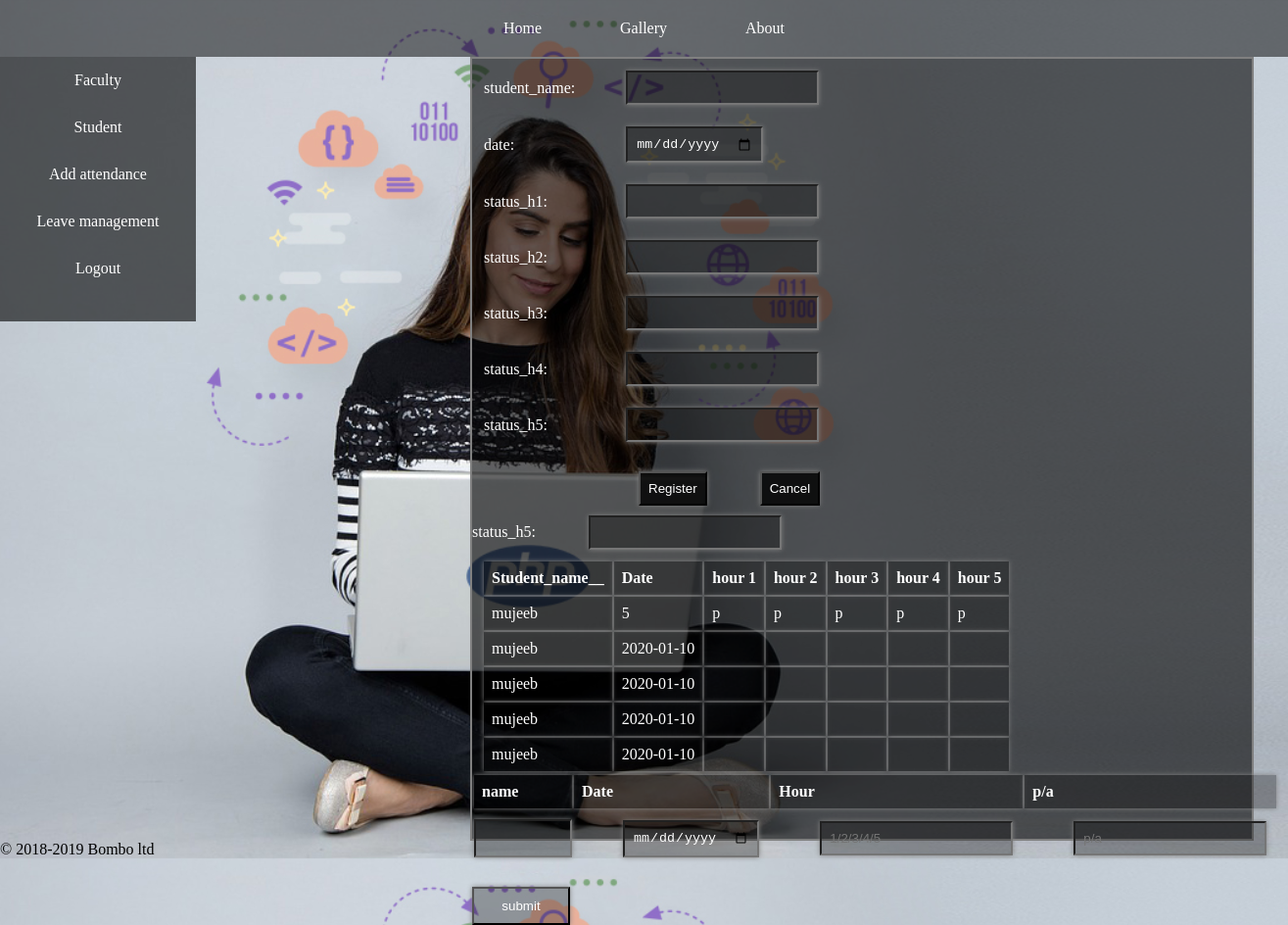
Screenshot of /Addattendance with the database file from the repository.
### loginapp/models.py (models this page shows)
class attendances(models.Model):
    student_name=models.CharField(max_length=200)
    Date=models.CharField(max_length=200)
    status_h1=models.CharField(max_length=200)
    status_h2=models.CharField(max_length=200)
    status_h3=models.CharField(max_length=200)
    status_h4=models.CharField(max_length=200)
    status_h5=models.CharField(max_length=200)

### loginapp/views.py (the view)
# urls.py: path('Addattendance',views.Addattendance,name="Addattendance"),
def Addattendance(request):
    queryset = attendances.objects.all()
    return render(request,'Addattendance.html',{'authors':queryset})

### loginapp/templates/Addattendance.html (shortened to what this page needs)
<!doctype html>
<html>
	<head>
		{% load static %}
		<link rel="stylesheet"  href="{% static 'css/style1.css'%}">
	</head>
	<body class="menu">
		<div class="navbar">
			<ul>
				<li><a href=#>Home</a></li>
				<li><a href="#">Gallery</a></li>
				<li><a href="#">About</a></li>
			</ul>
		</div>
			<div class="side">
				<ul>
					<li><a href="#">Faculty</a>
					</li>
					<li><a href="#">Student</a>
					</li>
					<li><a href=#>Add attendance</a></li>
					<li><a href=#>Leave management</a></li>
					<li><a href="{%url 'logout'%}">Logout</a><li>
				</ul>
			</div>
			<div class="freg">
				<form action="{% url 'Attendancesubmit'%}" method="POST">
				<table class="t">
						<tr><td>student_name: </td><td><input type="text" placeholder="" class="frm" name="student_name"></td></tr>
						<tr><td>date: </td><td><input type="date" placeholder="" class="frm" name="date"></td></tr>
						<tr><td>status_h1: </td><td><input type="text" placeholder="" class="frm" name="status_h1"></td></tr>
                        <tr><td>status_h2: </td><td><input type="text" class="frm" name="status_h2"></td></tr>
						<tr><td>status_h3: </td><td><input type="text" class="frm" placeholder="" name="status_h3"></td></tr>
						<tr><td>status_h4: </td><td><input type="text" placeholder="" class="frm" name="status_h4"></td></tr>
                        <tr><td>status_h5: </td><td><input type="text" class="frm" placeholder="" name="status_h5"></td></tr>
				</table>
						<br><input type="submit" class="but1" value="Register"></input>
						<input type="submit" class="but2" value="Cancel"></input>
						<br><tr><td>status_h5: </td><td><input type="text" class="frm" placeholder="" name="status_h5"></td></tr>
				</form>
				<div class="">
					<form action="{% url 'submit'%}" method="POST">
					{%if authors%}
					<table class="t">
					<th class="frm">Student_name__ </th>
					<th class="frm">Date</th>
					<th class="frm">hour 1</th>
					<th class="frm">hour 2</th>
					<th class="frm">hour 3</th>
					<th class="frm">hour 4</th>
					<th class="frm">hour 5</th>
					{%for i in authors%}
						<tr>
						<td class="frm">{{i.student_name}}</td>
						<td class="frm">{{i.Date}}</td>
						<td class="frm">{{i.status_h1}}</td>
						<td class="frm">{{i.status_h2}}</td>
						<td class="frm">{{i.status_h3}}</td>
						<td class="frm">{{i.status_h4}}</td>
						<td class="frm">{{i.status_h4}}</td>
					</tr>
					{%endfor %}
					{%endif %}
				</table>
					</form>
					<form action="{% url 'attsub'%}" method="POST">
						<table>
							<th class="frm">name</th>
							<th class="frm">Date</th>
							<th class="frm">Hour</th>
							<th class="frm">p/a</th>
						<tr><td><input type="text" placeholder="" class="fr1" name="student_name">
						<td><input type="date" placeholder="dd/mm/yyyy" class="frm" name="date">
							<td><input type="text" placeholder="1/2/3/4/5" class="frm" name="hour">
							<td><input type="text" placeholder="p/a" class="frm" name="status">
</tr>
					</table>
					<br><input type="submit" class="fr1" value="submit" name="attsubmit">
					</form>
				</div>
			</div>
		<div class="ft">
			<footer><p>&copy 2018-2019 Bombo ltd</p>
			</footer>
		</div>
	</body>
</html>

### loginapp/static/css/style1.css (style rules this page uses)
* { margin:0px; padding:0px; box-sizing:border-box; }
.menu { background-image:url("../img/1.jpg"); background-size:cover; }
.navbar { text-align:center; background-color:rgba(0,0,0,0.5); }
.navbar ul { display:inline-flex; list-style-type:none; }
.navbar ul li { padding:20px; }
.navbar ul li a { text-decoration:none; color:white; padding:20px; }
.frm { padding:8px; margin:10px; background-color:rgba(0,0,0,0.3); margin-left:50px; color:white; box-shadow:0px 0px 5px grey; }
.fr1 { padding:10px 2px 10px 2px; margin:0px; background-color:rgba(0,0,0,0.3); margin-left:0px; width:100px; color:white; box-shadow:0px 0px 5px grey; }
.side { text-align:center; background-color: rgba(0,0,0,0.6); width:200px; }
.side ul { list-style-type:none; }
.side ul li { padding:15px; }
.side ul li a { text-decoration:none; padding:15px; color:white; }
.freg { width:800px; height:800px; margin-left:480px; background-color: rgba(0,0,0,0.6); margin-top:-270px ; color:white; text-align:justify; border:2px solid grey; }
.but1 { padding:8px; background-color:rgba(0,0,0,0.8); color:white; box-shadow:0px 0px 5px grey; margin-left:170px; }
.but2 { padding:8px; background-color:rgba(0,0,0,0.8); color:white; box-shadow:0px 0px 5px grey; margin-left:50px; }
.t { margin-left:10px;; }

### rows the page displays
attendances: student_name "mujeeb", Date "5", status_h1 "p", status_h2 "p", status_h3 "p", status_h4 "p"
attendances: student_name "mujeeb", Date "2020-01-10"
attendances: student_name "mujeeb", Date "2020-01-10"
attendances: student_name "mujeeb", Date "2020-01-10"
attendances: student_name "mujeeb", Date "2020-01-10"
